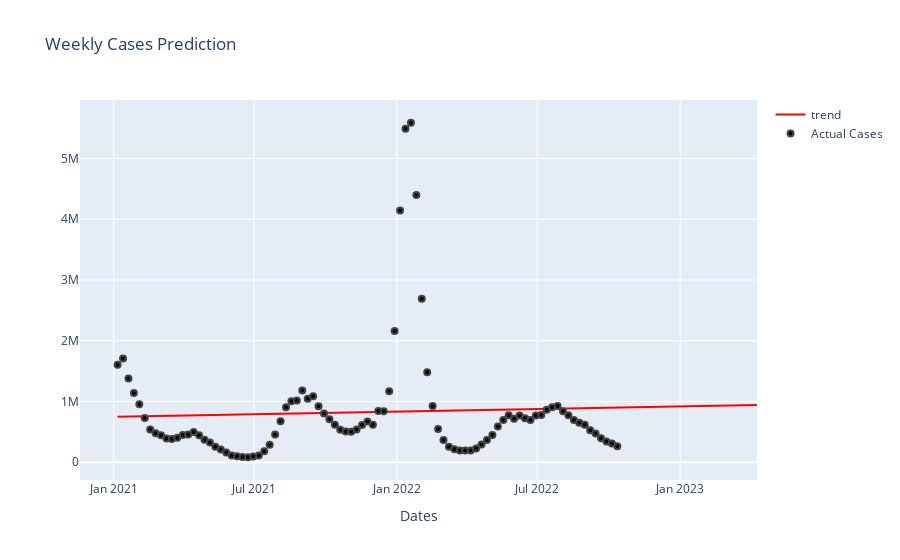

The code cell stored with this chart in its notebook:
### Code cell
df_forecast = forecast.copy()
df0 = Weekly_df.copy()

trace1 = go.Scatter(
    name = 'trend',
    mode = 'lines',
    x = list(df_forecast['ds']),
    y = list(df_forecast['yhat']),
    marker=dict(
        color='red',
        line=dict(width=3)
    )
)

tracex = go.Scatter(
    name = 'Actual Cases',
   mode = 'markers',
   x = list(Weekly_df['Date']),
   y = list(Weekly_df['Weekly Cases']),
   marker=dict(
      color='black',
      line=dict(width=2)
   )
)
data = [trace1,tracex]

layout = dict(title=f'Weekly Cases Prediction',
             xaxis=dict(title = 'Dates', ticklen=2, zeroline=True))

figure=dict(data=data,layout=layout)
py.offline.iplot(figure)

### Figure 1 — Plotly figure (JSON) as saved in the notebook; plotly's stock layout.template omitted (floating-point values rounded to 4 significant figures; data arrays with more than 128 entries replaced by an {"elided": "..."} marker saying what was removed)
{"data": [{"marker": {"color": "red", "line": {"width": 3}}, "mode": "lines", "name": "trend", "type": "scatter", "x": {"elided": "273 str values"}, "y": {"elided": "273 float values"}}, {"marker": {"color": "black", "line": {"width": 2}}, "mode": "markers", "name": "Actual Cases", "type": "scatter", "x": ["2021-01-06", "2021-01-13", "2021-01-20", "2021-01-27", "2021-02-03", "2021-02-10", "2021-02-17", "2021-02-24", "2021-03-03", "2021-03-10", "2021-03-17", "2021-03-24", "2021-03-31", "2021-04-07", "2021-04-14", "2021-04-21", "2021-04-28", "2021-05-05", "2021-05-12", "2021-05-19", "2021-05-26", "2021-06-02", "2021-06-09", "2021-06-16", "2021-06-23", "2021-06-30", "2021-07-07", "2021-07-14", "2021-07-21", "2021-07-28", "2021-08-04", "2021-08-11", "2021-08-18", "2021-08-25", "2021-09-01", "2021-09-08", "2021-09-15", "2021-09-22", "2021-09-29", "2021-10-06", "2021-10-13", "2021-10-20", "2021-10-27", "2021-11-03", "2021-11-10", "2021-11-17", "2021-11-24", "2021-12-01", "2021-12-08", "2021-12-15", "2021-12-22", "2021-12-29", "2022-01-05", "2022-01-12", "2022-01-19", "2022-01-26", "2022-02-02", "2022-02-09", "2022-02-16", "2022-02-23", "2022-03-02", "2022-03-09", "2022-03-16", "2022-03-23", "2022-03-30", "2022-04-06", "2022-04-13", "2022-04-20", "2022-04-27", "2022-05-04", "2022-05-11", "2022-05-18", "2022-05-25", "2022-06-01", "2022-06-08", "2022-06-15", "2022-06-22", "2022-06-29", "2022-07-06", "2022-07-13", "2022-07-20", "2022-07-27", "2022-08-03", "2022-08-10", "2022-08-17", "2022-08-24", "2022-08-31", "2022-09-07", "2022-09-14", "2022-09-21", "2022-09-28", "2022-10-05", "2022-10-12"], "y": [1605482, 1708055, 1377786, 1140548, 954622, 727611, 539437, 476656, 443591, 392829, 382907, 403438, 449042, 458936, 497487, 445911, 369329, 325226, 253265, 208352, 161089, 111197, 100173, 86917, 82405, 94283, 110154, 180125, 290092, 456376, 674164, 906547, 1006142, 1015128, 1181626, 1045657, 1086670, 921018, 801384, 706056, 618676, 533190, 505044, 504145, 538283, 614951, 669796, 616394, 844337, 840143, 1167093, 2160731, 4144938, 5489860, 5589403, 4401234, 2692886, 1482175, 924965, 547613, 367716, 254708, 213129, 192444, 193046, 194600, 226512, 291769, 367353, 450185, 588378, 696358, 771946, 715689, 771661, 725592, 693800, 771796, 779723, 865597, 905366, 924235, 839467, 772447, 694190, 651675, 616637, 525650, 471611, 395071, 342162, 309887, 265175]}], "layout": {"title": {"text": "Weekly Cases Prediction"}, "xaxis": {"ticklen": 2, "title": {"text": "Dates"}, "zeroline": true}}}
